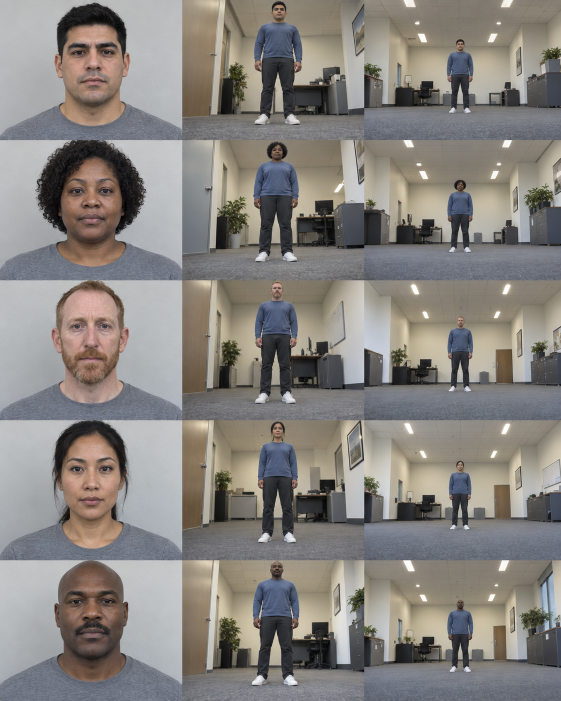
#> input picture benchmarks/synthetic_people/assets/sheets/sheet_1.png, 1122 x 1402 px (shown at 1/2 size); its folder holds 4 pictures in this run
$ python prepare.py
#> lines starting #> are read from the running program, lines starting #| are printed output that depends on the picture
### benchmarks/synthetic_people/pr807/extracted_face.py
# SPDX-License-Identifier: Apache-2.0
# Copyright (c) 2026 Innate Inc
# Exact AST definitions extracted from PR #807; synthetic benchmark only.
from __future__ import annotations
from dataclasses import dataclass
from pathlib import Path
from typing import Any
import cv2
import numpy as np
Box = tuple[float, float, float, float]


@dataclass(frozen=True)
class FaceHit:
    """One face inside a crop, in that crop's pixels, with YuNet's five points."""
    x: float
    y: float
    w: float
    h: float
    landmarks: tuple[tuple[float, float], ...]
    score: float

class PersonDetector:
    """OpenCV's HOG + linear SVM pedestrian detector: no model file, no GPU."""

    # [17 lines left out: functions __init__, detect, not called in this run]

class FaceLocator:
    """YuNet 2023mar (OpenCV Zoo, MIT): boxes and five landmarks per crop."""

    def __init__(self, model_path: Path, *, score_threshold: float=0.6) -> None:
        self._model_path = model_path
        self._score_threshold = score_threshold
        self._detector: cv2.FaceDetectorYN | None = None
        self._size = (0, 0)

    def locate(self, crop_bgr: np.ndarray) -> list[FaceHit]:
        if crop_bgr.size == 0:
            return []
        height, width = crop_bgr.shape[:2]
        detector = self._ensure(width, height)
        if detector is None:
            return []
        _count, faces = detector.detect(crop_bgr)
        return [] if faces is None else [_hit(np.asarray(row, dtype=np.float32)) for row in faces]

    def _ensure(self, width: int, height: int) -> cv2.FaceDetectorYN | None:
        if self._detector is None:
            try:
                self._detector = cv2.FaceDetectorYN.create(str(self._model_path), '', (width, height), self._score_threshold, 0.3, 20)
            except cv2.error:
                return None
        elif self._size != (width, height):
            self._detector.setInputSize((width, height))
        self._size = (width, height)
        return self._detector

class FaceEmbedder:
    """SFace 2021dec (OpenCV Zoo, Apache-2.0): 128-d off a crop aligned on YuNet's landmarks."""

    def __init__(self, model_path: Path) -> None:
        self._model_path = model_path
        self._recognizer: cv2.FaceRecognizerSF | None = None

    # [20 lines left out: functions embed, _ensure, crop, not called in this run]

def _unit(vector: np.ndarray) -> np.ndarray | None:
    norm = float(np.linalg.norm(vector))
    return None if norm < 1e-09 else (vector / norm).astype(np.float32)

# [23 lines left out: functions _hit, _row, _best, not called in this run]

### benchmarks/synthetic_people/prepare.py
#!/usr/bin/env python3
"""Package only the five generated, visually audited synthetic-character sheets."""

from __future__ import annotations

import hashlib
import json
import random
import sys
from pathlib import Path

import cv2
import numpy as np
from PIL import Image, ImageDraw

HERE = Path(__file__).resolve().parent
sys.path.insert(0, str(HERE / "pr807"))
from extracted_face import FaceLocator  # noqa: E402 -- isolated pinned PR module

LAYOUTS = {
    "sheet_1": {"x": [0, 365, 729, 1122], "y": [0, 280, 560, 840, 1121, 1402]},
    "sheet_2": {"x": [0, 355, 709, 1122], "y": [0, 269, 542, 812, 1088, 1402]},
    "sheet_3": {"x": [0, 367, 744, 1122], "y": [0, 280, 560, 840, 1122, 1402]},
    "sheet_4": {"x": [0, 384, 738, 1122], "y": [0, 280, 560, 840, 1122, 1402]},
    "face_queries": {"x": [0, 314, 575, 848, 1122], "y": [0, 280, 560, 837, 1114, 1402]},
}
NAMES = dict(
    zip(
        [1, 2, 3, 5, 6, 7, 8, 10, 11, 12, 13, 15, 16, 17, 18],
        [
            "Arin Vale",
            "Nessa Reed",
            "Corin Hale",
            "Jalen Moss",
            "Bren Alder",
            "Liora Finch",
            "Mira Lark",
            "Doran Pine",
            "Sera Wren",
            "Tavin Frost",
            "Naya Brook",
            "Riven Ash",
            "Kian Dune",
            "Elin Cove",
            "Zoren Birch",
        ],
        strict=True,
    )
)


def digest(p):
    return hashlib.sha256(p.read_bytes()).hexdigest()


def dump(p, data):
    p.parent.mkdir(parents=True, exist_ok=True)
    p.write_text(json.dumps(data, indent=2) + "\n")


def panel(name, row, col):
#> called with name = 'sheet_1', row = 0, col = 0
    p = HERE / "assets/sheets" / f"{name}.png"
    im = Image.open(p).convert("RGB")
#> im is the input picture: PIL image 1122x1402 RGB; mean R, G, B 135.4, 131.4, 127.1
    layout = LAYOUTS[name]
    assert im.size == (layout["x"][-1], layout["y"][-1])
    bounds = (layout["x"][col] + 2, layout["y"][row] + 2, layout["x"][col + 1] - 2, layout["y"][row + 1] - 2)
    return im.crop(bounds), {"source": str(p.relative_to(HERE)), "panel_bounds": bounds}


def face_crop(im, locator):
    hits = locator.locate(cv2.cvtColor(np.asarray(im), cv2.COLOR_RGB2BGR))
    if len(hits) != 1:
        raise ValueError(f"Expected exactly one face for preparation, found {len(hits)}")
    h = hits[0]
    # Square crop centered on the face box; no enhancement or alignment.
    side = max(h.w, h.h) * 1.04
    cx, cy = h.x + h.w / 2, h.y + h.h / 2
    bounds = (round(cx - side / 2), round(cy - side / 2), round(cx + side / 2), round(cy + side / 2))
    if not (0 <= bounds[0] < bounds[2] <= im.width and 0 <= bounds[1] < bounds[3] <= im.height):
        raise ValueError(f"Face crop outside panel: {bounds}")
    return im.crop(bounds), {
        "face_bounds": [h.x, h.y, h.w, h.h],
        "face_crop_bounds": bounds,
        "locator_score": h.score,
        "native_crop_size": list(im.crop(bounds).size),
    }


def save(im, path, size, quality):
    path = HERE / path
    path.parent.mkdir(parents=True, exist_ok=True)
    assert im.width >= size[0] and im.height >= size[1], (im.size, size)
    im.resize(size, Image.Resampling.LANCZOS).save(path, quality=quality)
    return {"path": str(path.relative_to(HERE)), "sha256": digest(path), "image_size": list(size)}


def main():
    if (HERE / "manifest.json").exists():
        raise ValueError("Dataset already frozen; use a new directory for new generation")
    locator = FaceLocator(HERE / "pr807/models/face_detection_yunet_2023mar.onnx")
    gallery = []
    cases = []
    annotations = []
    review = []
    for index in range(1, 21):
        sheet = (index - 1) // 5 + 1
        row = (index - 1) % 5
        ref, ref_ann = panel(f"sheet_{sheet}", row, 0)
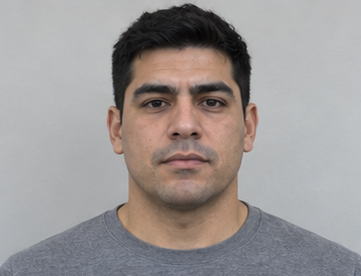
#> ref: PIL image 361x276 RGB; mean R, G, B 156.2, 150.4, 149.3
#> ref_ann = {'source': 'assets/sheets/sheet_1.png', 'panel_bounds': (2, 2, 363, 278)}
        ref_face, ref_crop = face_crop(ref, locator)
#> in face_crop, `hits = locator.locate(cv2.cvtColor(np.asarray(im), cv2.COLOR_RGB2BGR))`: hits = []
        query, query_ann = panel("face_queries", row, sheet - 1)
        query_face, query_crop = face_crop(query, locator)
        annotations.append(
            {"character_index": index, "reference": ref_ann | ref_crop, "face_query": query_ann | query_crop}
        )
        review.append((index, ref_face, query_face))
        if index in NAMES:
            gallery.append(
                {
                    "label": NAMES[index],
                    "character_index": index,
                    **save(ref_face, Path(f"assets/gallery/{index:02}.jpg"), (128, 128), 85),
                }
            )
        for size in [64, 32, 16]:
            condition = f"face_{size}"
            cases.append(
                {
                    "id": f"{condition}_{index:02}",
                    "condition": condition,
                    "character_index": index,
                    "expected": NAMES.get(index, "UNKNOWN"),
                    **save(query_face, Path(f"assets/queries/{condition}_{index:02}.jpg"), (size, size), 70),
                    "processing": query_ann | query_crop,
                }
            )
        for col, view in [(1, "near"), (2, "far")]:
            frame, ann = panel(f"sheet_{sheet}", row, col)
            native_hits = locator.locate(cv2.cvtColor(np.asarray(frame), cv2.COLOR_RGB2BGR))
            ann["source_detected_face_heights"] = [h.h for h in native_hits]
            for width in [320, 160]:
                condition = f"{view}_{width}"
                cases.append(
                    {
                        "id": f"{condition}_{index:02}",
                        "condition": condition,
                        "character_index": index,
                        "expected": NAMES.get(index, "UNKNOWN"),
                        **save(frame, Path(f"assets/queries/{condition}_{index:02}.jpg"), (width, width * 3 // 4), 70),
                        "processing": ann,
                        "estimated_face_heights_after_resize": [
                            h.h * (width * 3 / 4) / frame.height for h in native_hits
                        ],
                    }
                )
    rng = random.Random(20260910)
    rng.shuffle(cases)
    for case in cases:
        case["gallery_order"] = rng.sample(range(15), 15)
    manifest = {
        "version": 1,
        "synthetic_only": True,
        "task": "fictional_character_identity_consistency",
        "seed": 20260910,
        "gallery": gallery,
        "cases": cases,
        "generated_sources": [
            {"path": f"assets/sheets/{name}.png", "sha256": digest(HERE / "assets/sheets" / f"{name}.png")}
            for name in LAYOUTS
        ],
        "prepare_sha256": digest(Path(__file__)),
        "layouts": LAYOUTS,
        "annotation_method": "YuNet boxes on generated source-resolution portraits only; reviewed before predictions; no identity scores used.",
        "unknown_character_indices": [i for i in range(1, 21) if i not in NAMES],
    }
    dump(HERE / "manifest.json", manifest)
    dump(HERE / "annotations.json", annotations)
    # QA contact sheet is not sent to evaluated systems.
    canvas = Image.new("RGB", (4 * 288, 5 * 162), "white")
    draw = ImageDraw.Draw(canvas)
    for k, (index, ref, query) in enumerate(review):
        x = (k % 4) * 288
        y = (k // 4) * 162
        canvas.paste(ref.resize((128, 128)), (x, y + 24))
        canvas.paste(query.resize((128, 128)), (x + 136, y + 24))
        draw.text((x + 2, y + 4), f"{index:02}: {NAMES.get(index, 'held-out UNKNOWN')} | ref / query", fill="black")
    canvas.save(HERE / "assets/qa_faces.jpg", quality=92)
    print(f"Frozen {len(gallery)} references and {len(cases)} cases; no source face upscaling.")
    print(
        "Native face-query crop range:",
        min(a["face_query"]["native_crop_size"][0] for a in annotations),
        max(a["face_query"]["native_crop_size"][0] for a in annotations),
    )


if __name__ == "__main__":
#> (the run stopped early here; a loop or call above may not have finished)
